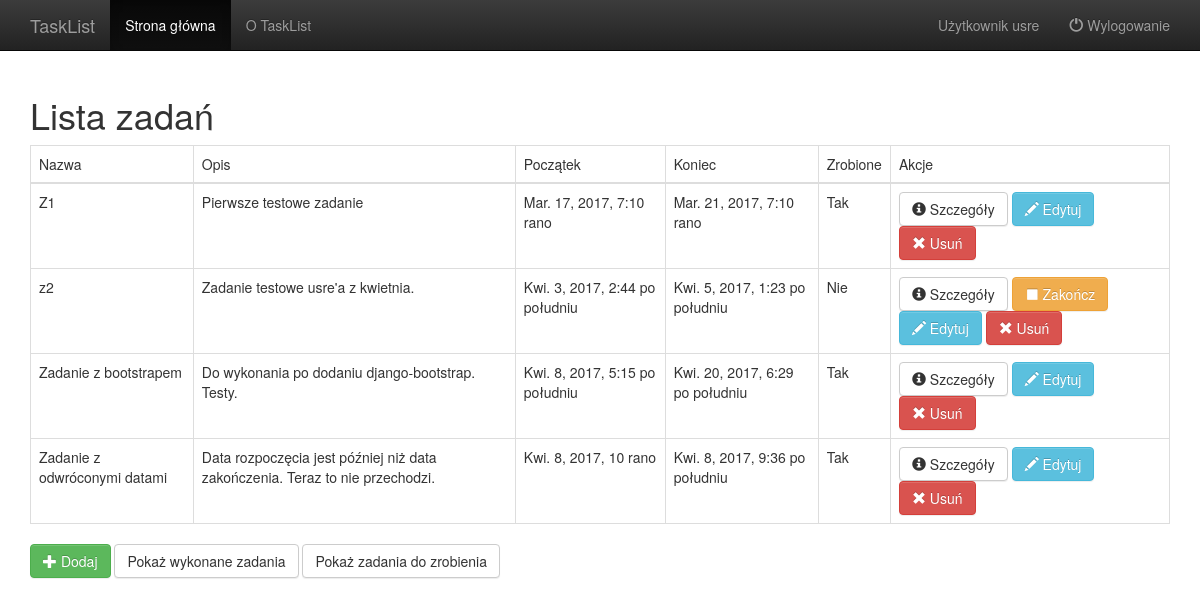
The app's page /tasks (signed in) with its own data.
### TaskList/models.py (models this page shows, shortened)
class Task(models.Model):
    user = models.ForeignKey(User)
    name = models.CharField(max_length=256)
    description = models.TextField(max_length=4000)
    start = models.DateTimeField(default=datetime.now)
    end = models.DateTimeField(default=datetime.now)
    done = models.BooleanField(default=False)

### TaskList/list_views.py (the view)
# urls.py: url(r'^tasks$', list_views.TaskList.as_view(), name='task_list'),
@method_decorator(login_required, name='dispatch')
class TaskList(ListView):
    allow_empty = True
    def get_queryset(self):
        return Task.objects.filter(user=self.request.user.pk)
    def get_context_data(self, **kwargs):
        context = super(TaskList, self).get_context_data(**kwargs)
        context['user'] = self.request.user
        context['active'] = 'tasks'
        return context

### TaskList/AuthenticationBackend.py (called while the page is built)
    def get_user(self, user_id):
        try:
            return User.objects.get(pk=user_id)
        except User.DoesNotExist:
            return None

### TaskList/templates/TaskList/task_list.html (shortened to what this page needs)
{% extends "layout.html" %}
{% block content %}
    <h1>Lista zadań</h1>
	<table class="table table-bordered">
		<thead>
		<tr>
			<td>Nazwa</td><td>Opis</td><td>Początek</td><td>Koniec</td><td>Zrobione</td><td>Akcje</td>
		</tr>
		</thead>
		<tbody>
		{% for task in object_list %}
		<tr>
			<td>{{task.name}}</td><td>{{task.description}}</td><td>{{task.start}}</td><td>{{task.end}}</td>
            <td>
				{% if task.done %}
                Tak
                {% else %}
                Nie
				{% endif %}
			</td>
			<td>
				<a class="btn btn-default" href="{% url 'task_details' task.id %}">
                    <span class="glyphicon glyphicon-info-sign"></span>
                    Szczegóły
                </a>
                {% if not task.done %}
				<a class="btn btn-warning" href="{% url 'task_finish' task.id %}">
                    <span class="glyphicon glyphicon-stop"></span>
                    Zakończ
                </a>
				{% endif %}
				<a class="btn btn-info" href="{% url 'task_edit' task.id %}">
                    <span class="glyphicon glyphicon-pencil"></span>
                    Edytuj
                </a>
				<a class="btn btn-danger" href="{% url 'task_delete' task.id %}">
                    <span class="glyphicon glyphicon-remove"></span> Usuń
                </a>
			</td>
		</tr>
        {% empty %}
        <tr>Brak zadań</tr>
		{% endfor %}
		</tbody>
	</table>
	<a class="btn btn-success" href="{% url 'task_new' %}"><span class="glyphicon glyphicon-plus"></span> Dodaj</a>
	<a class="btn btn-default" href="{% url 'task_list_done' %}">Pokaż wykonane zadania</a>
	<a class="btn btn-default" href="{% url 'task_list_todo' %}">Pokaż zadania do zrobienia</a>
{% endblock %}

### TaskList/templates/layout.html (shortened to what this page needs)
<!DOCTYPE html>
<html>
<head>
    {% load staticfiles %}
    <link rel="stylesheet" href="{% static 'css/bootstrap-theme.min.css' %}" />
    <link rel="stylesheet" href="{% static 'css/bootstrap.min.css' %}" />
</head>
<body>
<nav class="navbar navbar-inverse navbar-fixed-top">
    <div class="container">
        <div class="navbar-header">
            {% if user.is_authenticated %}
            <a class="navbar-brand" href="/tasks">TaskList</a>
            {% else %}
            <a class="navbar-brand" href="/">TaskList</a>
            {% endif %}
        </div>
        <div id="navbar" class="collapse navbar-collapse">
            <ul class="nav navbar-nav">
                <li class="{% if active == 'tasks' or active == 'home' %}active{% endif %}">
                    {% if user.is_authenticated %}
                    <a href="/tasks">Strona główna</a>
                    {% else %}
                    <a href="/">Strona główna</a>
                    {% endif %}
                </li>
                <li class="{% if active == 'about' %}active{% endif %}">
                    <a href="/about">O TaskList</a>
                </li>
            </ul>
            {% if user.is_authenticated %}
            <ul class="nav navbar-nav navbar-right">
                <li class="{% if active == 'user' %}active{% endif %}"><a href="/user">Użytkownik {{user}}</a></li>
                <li><a href="/logout"><span class="glyphicon glyphicon-off"></span>&nbsp;Wylogowanie</a></li>
            </ul>
            {% endif %}
        </div>
    </div>
</nav>
<div class="container">
    {% block content %}
    {% endblock content %}
</div>
</body>
</html>

### TaskList/templates/layout.html (style rules this page uses)
body { padding-top: 75px; }

### records on screen
Task: name "Z1", description "Pierwsze testowe zadanie", start "Mar. 17, 2017, 7:10 rano", end "Mar. 21, 2017, 7:10 rano", done "Tak"
Task: name "z2", description "Zadanie testowe usre'a z kwietnia.", start "Kwi. 3, 2017, 2:44 po południu", end "Kwi. 5, 2017, 1:23 po południu", done "Nie"
Task: name "Zadanie z bootstrapem", description "Do wykonania po dodaniu django-bootstrap. Testy.", start "Kwi. 8, 2017, 5:15 po południu", end "Kwi. 20, 2017, 6:29 po południu", done "Tak"
Task: name "Zadanie z odwróconymi datami", description "Data rozpoczęcia jest później niż data zakończenia. Teraz to nie przechodzi.", start "Kwi. 8, 2017, 10 rano", end "Kwi. 8, 2017, 9:36 po południu", done "Tak"

### other values on screen
{{ user }} "usre"
